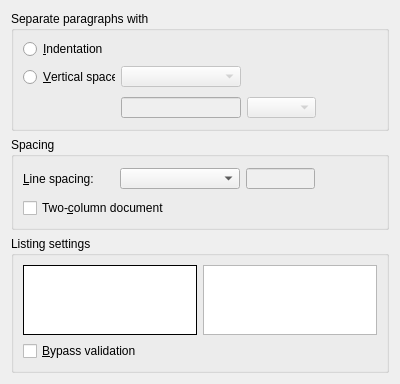
<ui version="4.0" >
 <class>TextLayoutUi</class>
 <widget class="QWidget" name="TextLayoutUi">
  <property name="geometry">
   <rect>
    <x>0</x>
    <y>0</y>
    <width>400</width>
    <height>366</height>
   </rect>
  </property>
  <property name="windowTitle">
   <string/>
  </property>
  <layout class="QGridLayout" name="gridLayout_3">
   <item row="0" column="0">
    <widget class="QGroupBox" name="separateGB">
     <property name="sizePolicy">
      <sizepolicy hsizetype="Expanding" vsizetype="Expanding">
       <horstretch>0</horstretch>
       <verstretch>0</verstretch>
      </sizepolicy>
     </property>
     <property name="minimumSize">
      <size>
       <width>0</width>
       <height>0</height>
      </size>
     </property>
     <property name="title">
      <string>Separate paragraphs with</string>
     </property>
     <property name="flat">
      <bool>true</bool>
     </property>
     <layout class="QGridLayout" name="gridLayout_2">
      <item row="0" column="0">
       <widget class="QRadioButton" name="indentRB">
        <property name="minimumSize">
         <size>
          <width>91</width>
          <height>18</height>
         </size>
        </property>
        <property name="toolTip">
         <string>Indent consecutive paragraphs</string>
        </property>
        <property name="text">
         <string>&amp;Indentation</string>
        </property>
       </widget>
      </item>
      <item row="1" column="0">
       <widget class="QRadioButton" name="skipRB">
        <property name="minimumSize">
         <size>
          <width>91</width>
          <height>18</height>
         </size>
        </property>
        <property name="toolTip">
         <string/>
        </property>
        <property name="text">
         <string>&amp;Vertical space</string>
        </property>
       </widget>
      </item>
      <item row="1" column="1">
       <widget class="QComboBox" name="skipCO">
        <property name="enabled">
         <bool>false</bool>
        </property>
        <property name="minimumSize">
         <size>
          <width>120</width>
          <height>20</height>
         </size>
        </property>
        <property name="maximumSize">
         <size>
          <width>121</width>
          <height>21</height>
         </size>
        </property>
        <property name="toolTip">
         <string>size of the vertical space</string>
        </property>
       </widget>
      </item>
      <item row="1" column="2" colspan="2">
       <spacer name="spacer_2">
        <property name="orientation">
         <enum>Qt::Horizontal</enum>
        </property>
        <property name="sizeType">
         <enum>QSizePolicy::Expanding</enum>
        </property>
        <property name="sizeHint" stdset="0">
         <size>
          <width>137</width>
          <height>26</height>
         </size>
        </property>
       </spacer>
      </item>
      <item row="2" column="1">
       <widget class="QLineEdit" name="skipLE">
        <property name="enabled">
         <bool>false</bool>
        </property>
        <property name="sizePolicy">
         <sizepolicy hsizetype="Preferred" vsizetype="Fixed">
          <horstretch>0</horstretch>
          <verstretch>0</verstretch>
         </sizepolicy>
        </property>
        <property name="minimumSize">
         <size>
          <width>120</width>
          <height>20</height>
         </size>
        </property>
        <property name="maximumSize">
         <size>
          <width>121</width>
          <height>21</height>
         </size>
        </property>
        <property name="toolTip">
         <string>value</string>
        </property>
       </widget>
      </item>
      <item row="2" column="2">
       <widget class="LengthCombo" name="skipLengthCO">
        <property name="enabled">
         <bool>false</bool>
        </property>
        <property name="minimumSize">
         <size>
          <width>69</width>
          <height>20</height>
         </size>
        </property>
        <property name="maximumSize">
         <size>
          <width>70</width>
          <height>21</height>
         </size>
        </property>
        <property name="toolTip">
         <string>unit</string>
        </property>
       </widget>
      </item>
      <item row="2" column="3">
       <spacer>
        <property name="orientation">
         <enum>Qt::Horizontal</enum>
        </property>
        <property name="sizeType">
         <enum>QSizePolicy::Expanding</enum>
        </property>
        <property name="sizeHint" stdset="0">
         <size>
          <width>62</width>
          <height>23</height>
         </size>
        </property>
       </spacer>
      </item>
     </layout>
    </widget>
   </item>
   <item row="1" column="0">
    <widget class="QGroupBox" name="spacingGB">
     <property name="sizePolicy">
      <sizepolicy hsizetype="Expanding" vsizetype="Expanding">
       <horstretch>0</horstretch>
       <verstretch>0</verstretch>
      </sizepolicy>
     </property>
     <property name="minimumSize">
      <size>
       <width>0</width>
       <height>0</height>
      </size>
     </property>
     <property name="title">
      <string>Spacing</string>
     </property>
     <property name="flat">
      <bool>true</bool>
     </property>
     <property name="checkable">
      <bool>false</bool>
     </property>
     <layout class="QGridLayout" name="gridLayout">
      <item row="0" column="0">
       <widget class="QLabel" name="lspacingL">
        <property name="sizePolicy">
         <sizepolicy hsizetype="Minimum" vsizetype="Fixed">
          <horstretch>0</horstretch>
          <verstretch>0</verstretch>
         </sizepolicy>
        </property>
        <property name="minimumSize">
         <size>
          <width>91</width>
          <height>18</height>
         </size>
        </property>
        <property name="text">
         <string>&amp;Line spacing:</string>
        </property>
        <property name="buddy">
         <cstring>lspacingCO</cstring>
        </property>
       </widget>
      </item>
      <item row="0" column="1">
       <widget class="QComboBox" name="lspacingCO">
        <property name="sizePolicy">
         <sizepolicy hsizetype="Preferred" vsizetype="Fixed">
          <horstretch>0</horstretch>
          <verstretch>0</verstretch>
         </sizepolicy>
        </property>
        <property name="minimumSize">
         <size>
          <width>120</width>
          <height>20</height>
         </size>
        </property>
        <property name="maximumSize">
         <size>
          <width>121</width>
          <height>21</height>
         </size>
        </property>
        <property name="duplicatesEnabled">
         <bool>false</bool>
        </property>
       </widget>
      </item>
      <item row="0" column="2">
       <widget class="QLineEdit" name="lspacingLE">
        <property name="enabled">
         <bool>false</bool>
        </property>
        <property name="sizePolicy">
         <sizepolicy hsizetype="Preferred" vsizetype="Fixed">
          <horstretch>0</horstretch>
          <verstretch>0</verstretch>
         </sizepolicy>
        </property>
        <property name="minimumSize">
         <size>
          <width>69</width>
          <height>20</height>
         </size>
        </property>
        <property name="maximumSize">
         <size>
          <width>70</width>
          <height>21</height>
         </size>
        </property>
        <property name="toolTip">
         <string>number of lines</string>
        </property>
       </widget>
      </item>
      <item row="0" column="3">
       <spacer>
        <property name="orientation">
         <enum>Qt::Horizontal</enum>
        </property>
        <property name="sizeHint" stdset="0">
         <size>
          <width>62</width>
          <height>26</height>
         </size>
        </property>
       </spacer>
      </item>
      <item row="1" column="0" colspan="2">
       <widget class="QCheckBox" name="twoColumnCB">
        <property name="toolTip">
         <string>Format text into two columns</string>
        </property>
        <property name="text">
         <string>Two-&amp;column document</string>
        </property>
       </widget>
      </item>
     </layout>
    </widget>
   </item>
   <item row="2" column="0">
    <widget class="QGroupBox" name="listingsGB">
     <property name="sizePolicy">
      <sizepolicy hsizetype="Expanding" vsizetype="Expanding">
       <horstretch>0</horstretch>
       <verstretch>0</verstretch>
      </sizepolicy>
     </property>
     <property name="minimumSize">
      <size>
       <width>0</width>
       <height>0</height>
      </size>
     </property>
     <property name="layoutDirection">
      <enum>Qt::LeftToRight</enum>
     </property>
     <property name="title">
      <string>Listing settings</string>
     </property>
     <property name="flat">
      <bool>true</bool>
     </property>
     <layout class="QGridLayout">
      <property name="margin">
       <number>9</number>
      </property>
      <property name="spacing">
       <number>6</number>
      </property>
      <item row="1" column="0">
       <widget class="QCheckBox" name="bypassCB">
        <property name="toolTip">
         <string>Check it to enter parameters that are not recognizable by LyX</string>
        </property>
        <property name="text">
         <string>&amp;Bypass validation</string>
        </property>
       </widget>
      </item>
      <item row="0" column="0">
       <widget class="QTextBrowser" name="listingsTB">
        <property name="sizePolicy">
         <sizepolicy hsizetype="Preferred" vsizetype="Expanding">
          <horstretch>0</horstretch>
          <verstretch>0</verstretch>
         </sizepolicy>
        </property>
        <property name="cursor" stdset="0">
         <cursorShape>ArrowCursor</cursorShape>
        </property>
        <property name="acceptDrops">
         <bool>false</bool>
        </property>
        <property name="toolTip">
         <string>Feedback window</string>
        </property>
        <property name="frameShape">
         <enum>QFrame::Box</enum>
        </property>
        <property name="frameShadow">
         <enum>QFrame::Plain</enum>
        </property>
        <property name="acceptRichText">
         <bool>false</bool>
        </property>
       </widget>
      </item>
      <item row="0" column="1">
       <widget class="QTextEdit" name="listingsED">
        <property name="sizePolicy">
         <sizepolicy hsizetype="Preferred" vsizetype="Expanding">
          <horstretch>0</horstretch>
          <verstretch>0</verstretch>
         </sizepolicy>
        </property>
        <property name="toolTip">
         <string>Input here the listings parameters</string>
        </property>
       </widget>
      </item>
     </layout>
    </widget>
   </item>
   <item row="3" column="0">
    <spacer>
     <property name="orientation">
      <enum>Qt::Vertical</enum>
     </property>
     <property name="sizeType">
      <enum>QSizePolicy::Expanding</enum>
     </property>
     <property name="sizeHint" stdset="0">
      <size>
       <width>38</width>
       <height>17</height>
      </size>
     </property>
    </spacer>
   </item>
  </layout>
 </widget>
 <customwidgets>
  <customwidget>
   <class>LengthCombo</class>
   <extends>QComboBox</extends>
   <header>LengthCombo.h</header>
  </customwidget>
 </customwidgets>
 <tabstops>
  <tabstop>indentRB</tabstop>
  <tabstop>skipRB</tabstop>
  <tabstop>skipCO</tabstop>
  <tabstop>skipLE</tabstop>
  <tabstop>lspacingCO</tabstop>
  <tabstop>lspacingLE</tabstop>
  <tabstop>twoColumnCB</tabstop>
 </tabstops>
 <includes>
  <include location="local">qt_i18n.h</include>
 </includes>
 <resources/>
 <connections/>
</ui>
